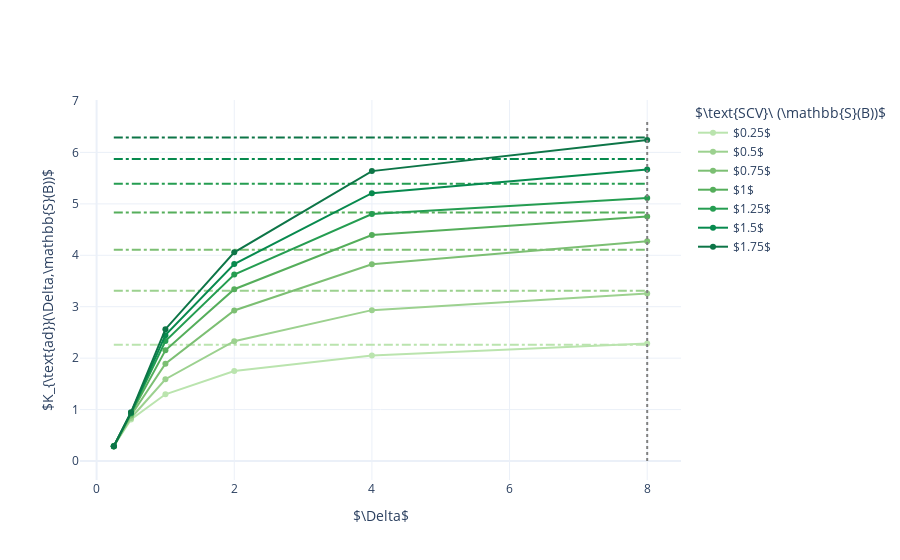

Notebook cell for this chart:
### Code cell
palette = cycle(px.colors.sequential.algae[1:])

fig = go.Figure()

for i in range(len(SCVS)):
    
    color = next(palette)
    fig.add_trace(go.Scatter(x=Delta, y=savgol_filter(cost_ad[i], 3, 1),
                        name=f'${SCVS[i]}$', marker_color=color))
    
    fig.add_trace(go.Scatter(x=Delta, y=[dyn_costs[i] for _ in range(len(Delta))], name='$K_{\\text{dn}}(0.5)$',
                         mode='lines', line={'width': 2, 'dash': 'dashdot'}, marker_color=color, showlegend=False))

# # fig.add_trace(go.Scatter(x=Delta, y=[3.57 for i in range(len(Delta))], name='$K_{\\text{st}}(0.5)$',
# #                          mode='lines', line={'width': 2.5, 'dash': 'dashdot'}, marker_color='blue'))
# fig.add_trace(go.Scatter(x=Delta, y=[3.31 for i in range(len(Delta))], name='$K_{\\text{dn}}(0.5)$',
#                          mode='lines', line={'width': 2.5, 'dash': 'dashdot'}, marker_color='black'))

# # fig.add_trace(go.Scatter(x=Delta, y=[6.94 for i in range(len(Delta))], name='$K_{\\text{st}}(1.0)$',
# #                          mode='lines', line={'width': 2.5, 'dash': 'dashdot'}, marker_color='blue'))
# fig.add_trace(go.Scatter(x=Delta, y=[4.83 for i in range(len(Delta))], name='$K_{\\text{dn}}(1.0)$',
#                          mode='lines', line={'width': 2.5, 'dash': 'dashdot'}, marker_color='black'))

# # fig.add_trace(go.Scatter(x=Delta, y=[6.94 for i in range(len(Delta))], name='$K_{\\text{st}}(1.5)$',
# #                          mode='lines', line={'width': 2.5, 'dash': 'dashdot'}, marker_color='blue'))
# fig.add_trace(go.Scatter(x=Delta, y=[5.87 for i in range(len(Delta))], name='$K_{\\text{dn}}(1.5)$',
#                          mode='lines', line={'width': 2.5, 'dash': 'dashdot'}, marker_color='black'))

fig.add_trace(go.Scatter(x=[8 for i in range(8)], y=[max(i-0.35,0) for i in range(8)], name='$K_{\\text{dn}}(0.5)$',
                         mode='lines', line={'width': 2, 'dash': 'dot'}, marker_color='grey', showlegend=False))

fig.update_layout(
    template='plotly_white',
#     title='$\\text{Adaptive Schedule}\ (n=15, \omega=0.2)$',
    legend_title='$\\text{SCV}\ (\mathbb{S}(B))$', 
    xaxis = {'title': '$\Delta$'},
    yaxis = {'title': '$K_{\\text{ad}}(\Delta,\mathbb{S}(B))$'}
)

fig.show()

### Figure 1 — Plotly figure (JSON) as saved in the notebook; plotly's stock layout.template omitted (floating-point values rounded to 4 significant figures)
{"data": [{"marker": {"color": "rgb(186, 228, 174)"}, "name": "$0.25$", "type": "scatter", "x": [0.25, 0.5, 1, 2, 4, 8], "y": [0.2967, 0.8067, 1.297, 1.75, 2.053, 2.283]}, {"line": {"dash": "dashdot", "width": 2}, "marker": {"color": "rgb(186, 228, 174)"}, "mode": "lines", "name": "$K_{\\text{dn}}(0.5)$", "showlegend": false, "type": "scatter", "x": [0.25, 0.5, 1, 2, 4, 8], "y": [2.26, 2.26, 2.26, 2.26, 2.26, 2.26]}, {"marker": {"color": "rgb(156, 209, 143)"}, "name": "$0.5$", "type": "scatter", "x": [0.25, 0.5, 1, 2, 4, 8], "y": [0.2867, 0.8367, 1.59, 2.33, 2.933, 3.258]}, {"line": {"dash": "dashdot", "width": 2}, "marker": {"color": "rgb(156, 209, 143)"}, "mode": "lines", "name": "$K_{\\text{dn}}(0.5)$", "showlegend": false, "type": "scatter", "x": [0.25, 0.5, 1, 2, 4, 8], "y": [3.31, 3.31, 3.31, 3.31, 3.31, 3.31]}, {"marker": {"color": "rgb(124, 191, 115)"}, "name": "$0.75$", "type": "scatter", "x": [0.25, 0.5, 1, 2, 4, 8], "y": [0.2867, 0.8867, 1.89, 2.927, 3.827, 4.272]}, {"line": {"dash": "dashdot", "width": 2}, "marker": {"color": "rgb(124, 191, 115)"}, "mode": "lines", "name": "$K_{\\text{dn}}(0.5)$", "showlegend": false, "type": "scatter", "x": [0.25, 0.5, 1, 2, 4, 8], "y": [4.11, 4.11, 4.11, 4.11, 4.11, 4.11]}, {"marker": {"color": "rgb(85, 174, 91)"}, "name": "$1$", "type": "scatter", "x": [0.25, 0.5, 1, 2, 4, 8], "y": [0.2817, 0.9167, 2.153, 3.34, 4.393, 4.753]}, {"line": {"dash": "dashdot", "width": 2}, "marker": {"color": "rgb(85, 174, 91)"}, "mode": "lines", "name": "$K_{\\text{dn}}(0.5)$", "showlegend": false, "type": "scatter", "x": [0.25, 0.5, 1, 2, 4, 8], "y": [4.83, 4.83, 4.83, 4.83, 4.83, 4.83]}, {"marker": {"color": "rgb(37, 157, 81)"}, "name": "$1.25$", "type": "scatter", "x": [0.25, 0.5, 1, 2, 4, 8], "y": [0.2883, 0.9333, 2.333, 3.627, 4.803, 5.113]}, {"line": {"dash": "dashdot", "width": 2}, "marker": {"color": "rgb(37, 157, 81)"}, "mode": "lines", "name": "$K_{\\text{dn}}(0.5)$", "showlegend": false, "type": "scatter", "x": [0.25, 0.5, 1, 2, 4, 8], "y": [5.39, 5.39, 5.39, 5.39, 5.39, 5.39]}, {"marker": {"color": "rgb(7, 138, 78)"}, "name": "$1.5$", "type": "scatter", "x": [0.25, 0.5, 1, 2, 4, 8], "y": [0.285, 0.94, 2.447, 3.83, 5.207, 5.667]}, {"line": {"dash": "dashdot", "width": 2}, "marker": {"color": "rgb(7, 138, 78)"}, "mode": "lines", "name": "$K_{\\text{dn}}(0.5)$", "showlegend": false, "type": "scatter", "x": [0.25, 0.5, 1, 2, 4, 8], "y": [5.87, 5.87, 5.87, 5.87, 5.87, 5.87]}, {"marker": {"color": "rgb(13, 117, 71)"}, "name": "$1.75$", "type": "scatter", "x": [0.25, 0.5, 1, 2, 4, 8], "y": [0.2867, 0.9467, 2.563, 4.057, 5.637, 6.242]}, {"line": {"dash": "dashdot", "width": 2}, "marker": {"color": "rgb(13, 117, 71)"}, "mode": "lines", "name": "$K_{\\text{dn}}(0.5)$", "showlegend": false, "type": "scatter", "x": [0.25, 0.5, 1, 2, 4, 8], "y": [6.29, 6.29, 6.29, 6.29, 6.29, 6.29]}, {"line": {"dash": "dot", "width": 2}, "marker": {"color": "grey"}, "mode": "lines", "name": "$K_{\\text{dn}}(0.5)$", "showlegend": false, "type": "scatter", "x": [8, 8, 8, 8, 8, 8, 8, 8], "y": [0, 0.65, 1.65, 2.65, 3.65, 4.65, 5.65, 6.65]}], "layout": {"legend": {"title": {"text": "$\\text{SCV}\\ (\\mathbb{S}(B))$"}}, "xaxis": {"title": {"text": "$\\Delta$"}}, "yaxis": {"title": {"text": "$K_{\\text{ad}}(\\Delta,\\mathbb{S}(B))$"}}}}
